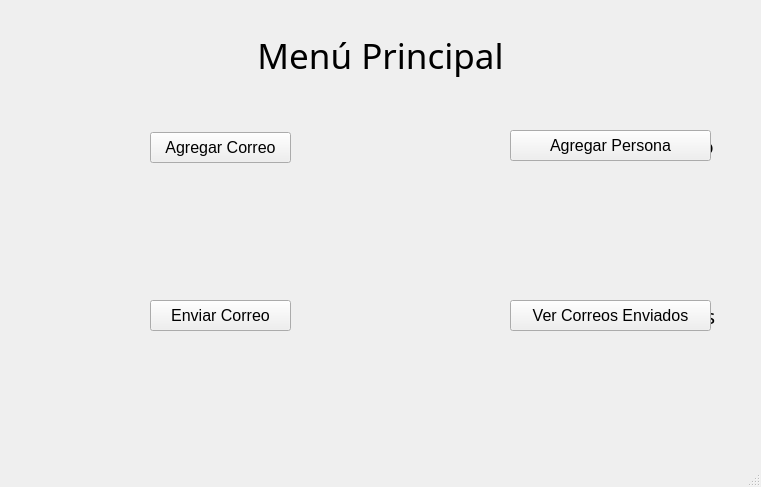
<?xml version="1.0" encoding="UTF-8"?>
<ui version="4.0">
 <class>MainWindow</class>
 <widget class="QMainWindow" name="MainWindow">
  <property name="geometry">
   <rect>
    <x>0</x>
    <y>0</y>
    <width>761</width>
    <height>487</height>
   </rect>
  </property>
  <property name="mouseTracking">
   <bool>false</bool>
  </property>
  <property name="windowTitle">
   <string>Menú Principal</string>
  </property>
  <property name="windowIcon">
   <iconset resource="formprincipal.qrc">
    <normaloff>:/menuprincipal.png</normaloff>:/menuprincipal.png</iconset>
  </property>
  <widget class="QWidget" name="centralWidget">
   <widget class="QLabel" name="label">
    <property name="geometry">
     <rect>
      <x>50</x>
      <y>110</y>
      <width>81</width>
      <height>81</height>
     </rect>
    </property>
    <property name="font">
     <font>
      <pointsize>10</pointsize>
     </font>
    </property>
    <property name="text">
     <string/>
    </property>
    <property name="textFormat">
     <enum>Qt::PlainText</enum>
    </property>
    <property name="pixmap">
     <pixmap resource="image1.qrc">:/AddCorreo.jpeg</pixmap>
    </property>
    <property name="scaledContents">
     <bool>true</bool>
    </property>
   </widget>
   <widget class="QLabel" name="label_2">
    <property name="geometry">
     <rect>
      <x>150</x>
      <y>120</y>
      <width>141</width>
      <height>51</height>
     </rect>
    </property>
    <property name="font">
     <font>
      <family>Pagul</family>
      <pointsize>15</pointsize>
     </font>
    </property>
    <property name="text">
     <string>Agregar Correo</string>
    </property>
    <property name="alignment">
     <set>Qt::AlignCenter</set>
    </property>
   </widget>
   <widget class="QLabel" name="label_3">
    <property name="geometry">
     <rect>
      <x>400</x>
      <y>110</y>
      <width>91</width>
      <height>81</height>
     </rect>
    </property>
    <property name="text">
     <string/>
    </property>
    <property name="pixmap">
     <pixmap resource="imagen4.qrc">:/destinatario.png</pixmap>
    </property>
    <property name="scaledContents">
     <bool>true</bool>
    </property>
   </widget>
   <widget class="QLabel" name="label_4">
    <property name="geometry">
     <rect>
      <x>510</x>
      <y>290</y>
      <width>211</width>
      <height>51</height>
     </rect>
    </property>
    <property name="font">
     <font>
      <family>Pagul</family>
      <pointsize>15</pointsize>
     </font>
    </property>
    <property name="text">
     <string>Ver Correos Enviados</string>
    </property>
    <property name="alignment">
     <set>Qt::AlignCenter</set>
    </property>
   </widget>
   <widget class="QLabel" name="label_5">
    <property name="geometry">
     <rect>
      <x>190</x>
      <y>30</y>
      <width>381</width>
      <height>51</height>
     </rect>
    </property>
    <property name="font">
     <font>
      <family>Saab</family>
      <pointsize>26</pointsize>
     </font>
    </property>
    <property name="text">
     <string>Menú Principal</string>
    </property>
    <property name="alignment">
     <set>Qt::AlignCenter</set>
    </property>
   </widget>
   <widget class="QLabel" name="label_6">
    <property name="geometry">
     <rect>
      <x>510</x>
      <y>120</y>
      <width>211</width>
      <height>51</height>
     </rect>
    </property>
    <property name="font">
     <font>
      <family>Pagul</family>
      <pointsize>15</pointsize>
     </font>
    </property>
    <property name="text">
     <string>Agregar Destinatario</string>
    </property>
    <property name="alignment">
     <set>Qt::AlignCenter</set>
    </property>
   </widget>
   <widget class="QLabel" name="label_7">
    <property name="geometry">
     <rect>
      <x>40</x>
      <y>260</y>
      <width>91</width>
      <height>101</height>
     </rect>
    </property>
    <property name="font">
     <font>
      <pointsize>10</pointsize>
     </font>
    </property>
    <property name="text">
     <string/>
    </property>
    <property name="textFormat">
     <enum>Qt::PlainText</enum>
    </property>
    <property name="pixmap">
     <pixmap resource="image3.qrc">:/sendemail.png</pixmap>
    </property>
    <property name="scaledContents">
     <bool>true</bool>
    </property>
   </widget>
   <widget class="QLabel" name="label_8">
    <property name="geometry">
     <rect>
      <x>390</x>
      <y>270</y>
      <width>101</width>
      <height>81</height>
     </rect>
    </property>
    <property name="text">
     <string/>
    </property>
    <property name="pixmap">
     <pixmap resource="imagen2.qrc">:/mail.png</pixmap>
    </property>
    <property name="scaledContents">
     <bool>true</bool>
    </property>
   </widget>
   <widget class="QLabel" name="label_9">
    <property name="geometry">
     <rect>
      <x>150</x>
      <y>290</y>
      <width>131</width>
      <height>51</height>
     </rect>
    </property>
    <property name="font">
     <font>
      <family>Pagul</family>
      <pointsize>15</pointsize>
     </font>
    </property>
    <property name="text">
     <string>Enviar Correo</string>
    </property>
    <property name="alignment">
     <set>Qt::AlignCenter</set>
    </property>
   </widget>
   <widget class="QPushButton" name="pushButton">
    <property name="geometry">
     <rect>
      <x>150</x>
      <y>132</y>
      <width>141</width>
      <height>31</height>
     </rect>
    </property>
    <property name="font">
     <font>
      <family>Arial</family>
      <pointsize>12</pointsize>
     </font>
    </property>
    <property name="text">
     <string>Agregar Correo</string>
    </property>
   </widget>
   <widget class="QPushButton" name="pushButton_2">
    <property name="geometry">
     <rect>
      <x>150</x>
      <y>300</y>
      <width>141</width>
      <height>31</height>
     </rect>
    </property>
    <property name="font">
     <font>
      <family>Arial</family>
      <pointsize>12</pointsize>
     </font>
    </property>
    <property name="text">
     <string>Enviar Correo</string>
    </property>
   </widget>
   <widget class="QPushButton" name="pushButton_3">
    <property name="geometry">
     <rect>
      <x>510</x>
      <y>130</y>
      <width>201</width>
      <height>31</height>
     </rect>
    </property>
    <property name="font">
     <font>
      <family>Arial</family>
      <pointsize>12</pointsize>
     </font>
    </property>
    <property name="text">
     <string>Agregar Persona</string>
    </property>
   </widget>
   <widget class="QPushButton" name="pushButton_4">
    <property name="geometry">
     <rect>
      <x>510</x>
      <y>300</y>
      <width>201</width>
      <height>31</height>
     </rect>
    </property>
    <property name="font">
     <font>
      <family>Arial</family>
      <pointsize>12</pointsize>
     </font>
    </property>
    <property name="text">
     <string>Ver Correos Enviados</string>
    </property>
   </widget>
  </widget>
  <widget class="QStatusBar" name="statusBar"/>
 </widget>
 <layoutdefault spacing="6" margin="11"/>
 <resources>
  <include location="image3.qrc"/>
  <include location="image1.qrc"/>
  <include location="imagen2.qrc"/>
  <include location="imagen4.qrc"/>
  <include location="formprincipal.qrc"/>
 </resources>
 <connections/>
</ui>
